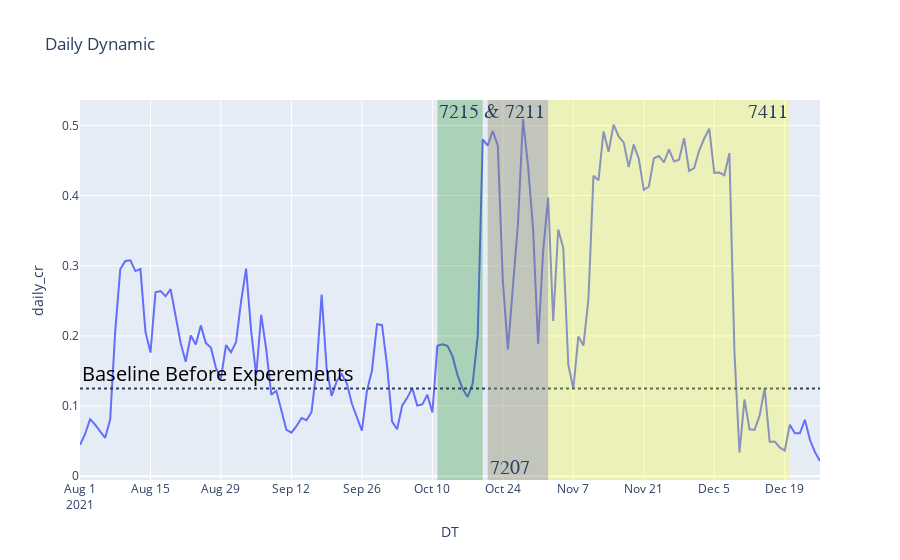

Notebook code for this chart:
### Markdown cell above
Периоды проведения экспериментов с соответствующими id акций выделены цветом на графиках

### Code cell
fig = px.line(data, x="DT", y="daily_cr",
              title='Daily Dynamic')

fig.add_hline(y=data[data['PERIOD']=='before']['FTs'].sum() / data[data[
    'PERIOD']=='before']['Регистраций'].sum(), line_dash="dot",
              annotation_text="Baseline Before Experements", 
              annotation_position="top left",
              annotation_font_size=20,
              annotation_font_color="black")
fig.add_vrect(x0="2021-10-11", x1="2021-10-20", 
              annotation_text="7215 & 7211", annotation_position="top left",
              annotation=dict(font_size=20, font_family="Helvetica"),
              fillcolor="green", opacity=0.25, line_width=0)
fig.add_vrect(x0="2021-10-21", x1="2021-11-02", 
              annotation_text="7207", annotation_position="bottom left",
              annotation=dict(font_size=20, font_family="Helvetica"),
              fillcolor="blue", opacity=0.25, line_width=0)
fig.add_vrect(x0="2021-10-21", x1="2021-12-20", 
              annotation_text="7411", annotation_position="top right",
              annotation=dict(font_size=20, font_family="Helvetica"),
              fillcolor="yellow", opacity=0.25, line_width=0)

fig.show()

### Figure 1 — Plotly figure (JSON) as saved in the notebook; plotly's stock layout.template omitted (floating-point values rounded to 4 significant figures; data arrays with more than 128 entries replaced by an {"elided": "..."} marker saying what was removed)
{"data": [{"hovertemplate": "DT=%{x}<br>daily_cr=%{y}<extra></extra>", "legendgroup": "", "line": {"color": "#636efa", "dash": "solid"}, "mode": "lines", "name": "", "orientation": "v", "showlegend": false, "type": "scatter", "x": {"elided": "148 str values"}, "xaxis": "x", "y": {"elided": "148 float values"}, "yaxis": "y"}], "layout": {"annotations": [{"font": {"color": "black", "size": 20}, "showarrow": false, "text": "Baseline Before Experements", "x": 0, "xanchor": "left", "xref": "x domain", "y": 0.1249, "yanchor": "bottom", "yref": "y"}, {"font": {"family": "Helvetica", "size": 20}, "showarrow": false, "text": "7215 & 7211", "x": "2021-10-11", "xanchor": "left", "xref": "x", "y": 1, "yanchor": "top", "yref": "y domain"}, {"font": {"family": "Helvetica", "size": 20}, "showarrow": false, "text": "7207", "x": "2021-10-21", "xanchor": "left", "xref": "x", "y": 0, "yanchor": "bottom", "yref": "y domain"}, {"font": {"family": "Helvetica", "size": 20}, "showarrow": false, "text": "7411", "x": "2021-12-20", "xanchor": "right", "xref": "x", "y": 1, "yanchor": "top", "yref": "y domain"}], "legend": {"tracegroupgap": 0}, "shapes": [{"line": {"dash": "dot"}, "type": "line", "x0": 0, "x1": 1, "xref": "x domain", "y0": 0.1249, "y1": 0.1249, "yref": "y"}, {"fillcolor": "green", "line": {"width": 0}, "opacity": 0.25, "type": "rect", "x0": "2021-10-11", "x1": "2021-10-20", "xref": "x", "y0": 0, "y1": 1, "yref": "y domain"}, {"fillcolor": "blue", "line": {"width": 0}, "opacity": 0.25, "type": "rect", "x0": "2021-10-21", "x1": "2021-11-02", "xref": "x", "y0": 0, "y1": 1, "yref": "y domain"}, {"fillcolor": "yellow", "line": {"width": 0}, "opacity": 0.25, "type": "rect", "x0": "2021-10-21", "x1": "2021-12-20", "xref": "x", "y0": 0, "y1": 1, "yref": "y domain"}], "title": {"text": "Daily Dynamic"}, "xaxis": {"anchor": "y", "domain": [0, 1], "title": {"text": "DT"}}, "yaxis": {"anchor": "x", "domain": [0, 1], "title": {"text": "daily_cr"}}}}
